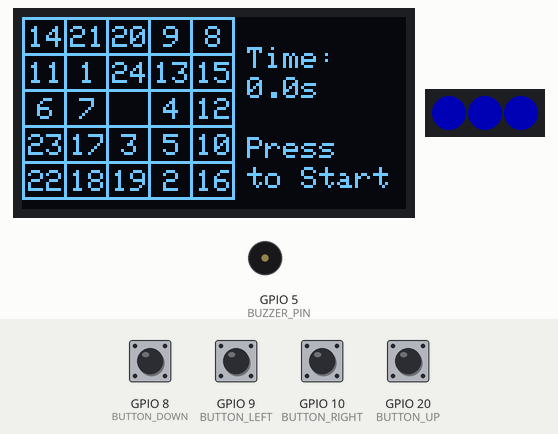
The sketch below on a simulated Seeed XIAO ESP32-C3. Shown: 128×64 one-colour display, 3 RGB LEDs in strip order, left to right, buzzer (waves = sounding). The test bench sets the inputs (shaded band); at power-on: GPIO 8 (BUTTON_DOWN), GPIO 9 (BUTTON_LEFT), GPIO 10 (BUTTON_RIGHT), GPIO 20 (BUTTON_UP) HIGH. Dim RGB values are drawn brighter than linear; random numbers use the default seed unless the sketch sets one.

Above: at 1.2 s.
1.3 s: GPIO 8 (BUTTON_DOWN) pulled LOW for 0.15 s
At 1.5 s:
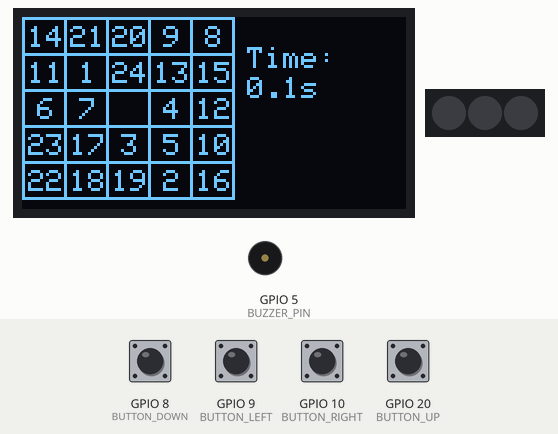
2.0 s: GPIO 9 (BUTTON_LEFT) pulled LOW for 0.15 s
At 2.2 s:
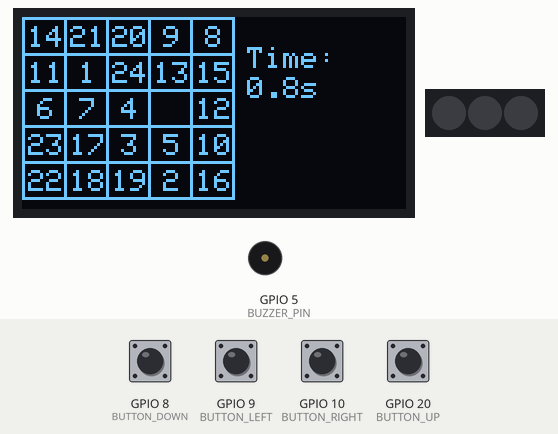
2.7 s: GPIO 10 (BUTTON_RIGHT) pulled LOW for 0.15 s
At 2.9 s:
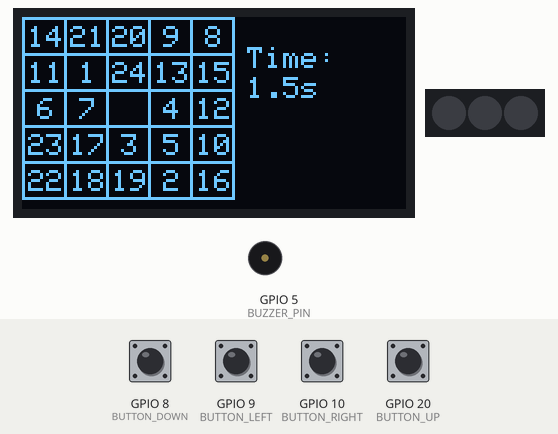
3.4 s: GPIO 20 (BUTTON_UP) pulled LOW for 0.15 s
At 3.59 s:
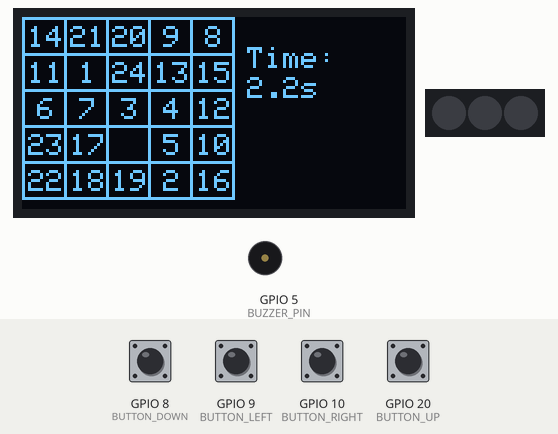
4.1 s: GPIO 8 (BUTTON_DOWN) pulled LOW for 1 s
At 4.22 s:
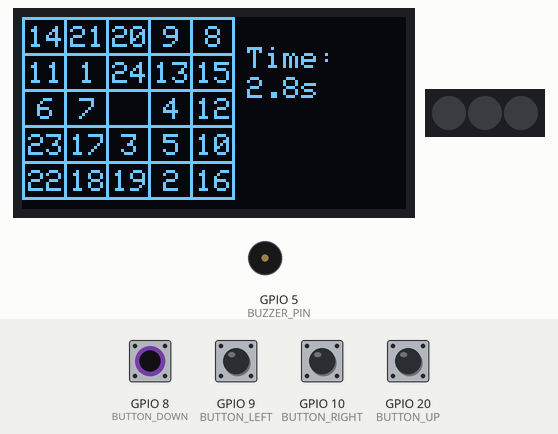
5.7 s: GPIO 9 (BUTTON_LEFT) pulled LOW for 1 s
At 5.9 s:
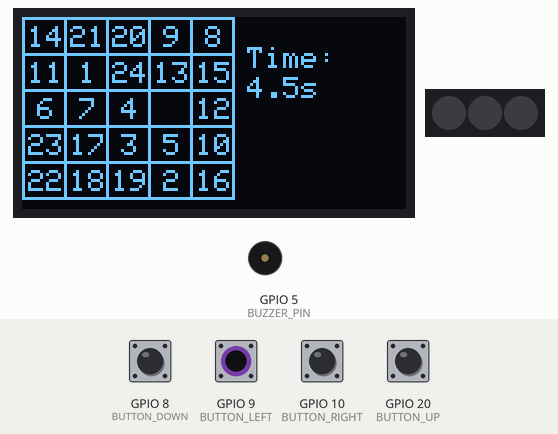
Timing chart, 0 to 8.3 s (numbered marks = the images above; inputs shaded):
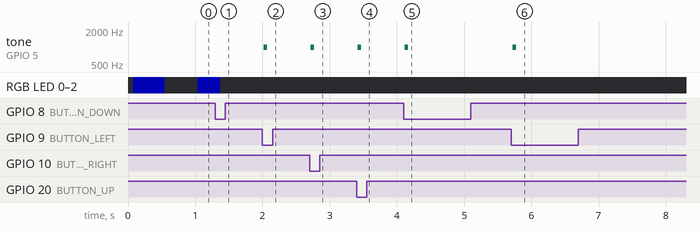

Measured:
- after the input at 2.0 s, tone on GPIO 5 (BUZZER_PIN): silent → 1000 Hz at once, → silent 0.05 s later
- after the input at 2.7 s, tone on GPIO 5 (BUZZER_PIN): silent → 1000 Hz at once, → silent 0.05 s later
- after the input at 3.4 s, tone on GPIO 5 (BUZZER_PIN): silent → 1000 Hz at once, → silent 0.05 s later
- after the input at 4.1 s, tone on GPIO 5 (BUZZER_PIN): silent → 1000 Hz at once, → silent 0.05 s later
- after the input at 5.7 s, tone on GPIO 5 (BUZZER_PIN): silent → 1000 Hz at once, → silent 0.05 s later

The sketch:

tinygame003.ino
```cpp
#include <Wire.h>
#include <Adafruit_GFX.h>
#include <Adafruit_SSD1306.h>
#include <Adafruit_NeoPixel.h>
#include "config.h"

#define SCREEN_WIDTH 128
#define SCREEN_HEIGHT 64

Adafruit_SSD1306 display(SCREEN_WIDTH, SCREEN_HEIGHT, &Wire, OLED_RESET);
Adafruit_NeoPixel pixels(NUM_LEDS, NEOPIXEL_PIN, NEO_GRB + NEO_KHZ800);

enum GameState {
  START_SCREEN,
  PLAYING,
  CLEAR_SCREEN
};

GameState currentState = START_SCREEN;

// Board representation
uint8_t board[5][5];
int emptyRow = 4;
int emptyCol = 4;

// Time tracking
uint32_t startTime = 0;
uint32_t currentElapsedMs = 0;
uint32_t clearTimeMs = 0;

// Button state tracking for Edge detection and Long Press
struct ButtonState {
  uint8_t pin;
  bool isPressed;
  bool lastState;
  uint32_t pressStartTime;
  bool longPressTriggered;
};

ButtonState btnUp = {BUTTON_UP, false, false, 0, false};
ButtonState btnDown = {BUTTON_DOWN, false, false, 0, false};
ButtonState btnLeft = {BUTTON_LEFT, false, false, 0, false};
ButtonState btnRight = {BUTTON_RIGHT, false, false, 0, false};

// Function prototypes
void initBoardToSolved();
void shuffleBoard(int moves);
bool moveTile(int dRow, int dCol);
bool checkClear();
void updateButtons();
void handleStartScreen();
void handlePlaying();
void handleClearScreen();
void drawStartScreen();
void drawPlaying();
void drawClearScreen();
void drawGrid();
void updateNeoPixel();
void playClick();
void playBeep();

void setup() {
  Serial.begin(115200);

  // Setup I2C for XIAO ESP32C3
  Wire.begin(OLED_SDA, OLED_SCL);

  if(!display.begin(SSD1306_SWITCHCAPVCC, 0x3C)) {
    Serial.println(F("SSD1306 allocation failed"));
    for(;;);
  }

  display.clearDisplay();
  display.display();

  pixels.begin();
  pixels.clear();
  pixels.show();

  pinMode(BUZZER_PIN, OUTPUT);
  digitalWrite(BUZZER_PIN, LOW);

  pinMode(BUTTON_UP, INPUT_PULLUP);
  pinMode(BUTTON_DOWN, INPUT_PULLUP);
  pinMode(BUTTON_LEFT, INPUT_PULLUP);
  pinMode(BUTTON_RIGHT, INPUT_PULLUP);

  initBoardToSolved();
  shuffleBoard(500); // Shuffle with 500 valid moves
}

void loop() {
  updateButtons();
  updateNeoPixel();

  switch (currentState) {
    case START_SCREEN:
      handleStartScreen();
      drawStartScreen();
      break;
    case PLAYING:
      handlePlaying();
      drawPlaying();
      break;
    case CLEAR_SCREEN:
      handleClearScreen();
      drawClearScreen();
      break;
  }
}

// ==========================================
// Game Logic
// ==========================================

void initBoardToSolved() {
  uint8_t num = 1;
  for (int r = 0; r < 5; r++) {
    for (int c = 0; c < 5; c++) {
      if (r == 4 && c == 4) {
        board[r][c] = 0;
      } else {
        board[r][c] = num++;
      }
    }
  }
  emptyRow = 4;
  emptyCol = 4;
}

void shuffleBoard(int moves) {
  int lastMoveIdx = -1;
  int dx[] = {-1, 1, 0, 0};
  int dy[] = {0, 0, -1, 1}; // Up, Down, Left, Right

  for (int i = 0; i < moves; i++) {
    int validMoves[4];
    int numValid = 0;

    for (int m = 0; m < 4; m++) {
      // Prevent reversing the immediately preceding move to improve shuffle quality
      if ((m == 0 && lastMoveIdx == 1) || (m == 1 && lastMoveIdx == 0) ||
          (m == 2 && lastMoveIdx == 3) || (m == 3 && lastMoveIdx == 2)) {
        continue;
      }

      int newR = emptyRow + dy[m];
      int newC = emptyCol + dx[m];
      if (newR >= 0 && newR < 5 && newC >= 0 && newC < 5) {
        validMoves[numValid++] = m;
      }
    }

    if (numValid > 0) {
      int rIdx = random(numValid);
      int m = validMoves[rIdx];
      moveTile(dy[m], dx[m]);
      lastMoveIdx = m;
    }
  }
}

// Attempt to move a tile INTO the empty space.
// If dRow=-1, dCol=0, the tile ABOVE the empty space moves DOWN into the empty space.
// This means the empty space moves UP (dRow=-1).
bool moveTile(int dRow, int dCol) {
  int targetRow = emptyRow + dRow;
  int targetCol = emptyCol + dCol;

  if (targetRow >= 0 && targetRow < 5 && targetCol >= 0 && targetCol < 5) {
    board[emptyRow][emptyCol] = board[targetRow][targetCol];
    board[targetRow][targetCol] = 0;
    emptyRow = targetRow;
    emptyCol = targetCol;
    return true;
  }
  return false;
}

bool checkClear() {
  uint8_t expected = 1;
  for (int r = 0; r < 5; r++) {
    for (int c = 0; c < 5; c++) {
      if (r == 4 && c == 4) {
        return board[r][c] == 0;
      }
      if (board[r][c] != expected++) {
        return false;
      }
    }
  }
  return true;
}

// ==========================================
// Input Handling
// ==========================================

void processButton(ButtonState &btn) {
  bool reading = (digitalRead(btn.pin) == LOW); // LOW means pressed

  if (reading && !btn.lastState) {
    // Just pressed
    btn.pressStartTime = millis();
    btn.isPressed = true;
    btn.longPressTriggered = false;
  } else if (!reading && btn.lastState) {
    // Just released
    btn.isPressed = false;
  }

  // Check long press
  if (reading && !btn.longPressTriggered && (millis() - btn.pressStartTime >= 3000)) {
    btn.longPressTriggered = true;

    // Global reset action on long press
    initBoardToSolved();
    shuffleBoard(500);
    currentState = START_SCREEN;
  }

  btn.lastState = reading;
}

void updateButtons() {
  processButton(btnUp);
  processButton(btnDown);
  processButton(btnLeft);
  processButton(btnRight);
}

// Helper to get simple press event (consumes it)
bool wasPressed(ButtonState &btn) {
  if (btn.isPressed && !btn.longPressTriggered) {
    btn.isPressed = false; // Consume the press
    return true;
  }
  return false;
}

// ==========================================
// State Handlers
// ==========================================

void handleStartScreen() {
  if (wasPressed(btnUp) || wasPressed(btnDown) || wasPressed(btnLeft) || wasPressed(btnRight)) {
    // Consume presses and start
    currentState = PLAYING;
    startTime = millis();
  }
}

void handlePlaying() {
  currentElapsedMs = millis() - startTime;

  bool moved = false;
  bool triedMove = false;

  // The design:
  // UP (D7): Tile below empty moves UP. Empty moves DOWN (+1, 0)
  // DOWN (D8): Tile above empty moves DOWN. Empty moves UP (-1, 0)
  // LEFT (D9): Tile right of empty moves LEFT. Empty moves RIGHT (0, +1)
  // RIGHT (D10): Tile left of empty moves RIGHT. Empty moves LEFT (0, -1)

  if (wasPressed(btnUp)) {
    triedMove = true;
    moved = moveTile(1, 0);
  } else if (wasPressed(btnDown)) {
    triedMove = true;
    moved = moveTile(-1, 0);
  } else if (wasPressed(btnLeft)) {
    triedMove = true;
    moved = moveTile(0, 1);
  } else if (wasPressed(btnRight)) {
    triedMove = true;
    moved = moveTile(0, -1);
  }

  if (triedMove) {
    if (moved) {
      playClick();
      if (checkClear()) {
        clearTimeMs = millis() - startTime;
        currentState = CLEAR_SCREEN;
      }
    } else {
      playBeep();
    }
  }
}

void handleClearScreen() {
  if (wasPressed(btnUp) || wasPressed(btnDown) || wasPressed(btnLeft) || wasPressed(btnRight)) {
    initBoardToSolved();
    shuffleBoard(500);
    currentState = START_SCREEN;
  }
}

// ==========================================
// Drawing Functions
// ==========================================

void drawGrid() {
  // Grid size: 71x61 on the left side
  // Top left: 0,0

  // Draw vertical lines
  for (int i = 0; i <= 5; i++) {
    int x = i * 14; // 0, 14, 28, 42, 56, 70
    display.drawLine(x, 0, x, 60, SSD1306_WHITE);
  }

  // Draw horizontal lines
  for (int i = 0; i <= 5; i++) {
    int y = i * 12; // 0, 12, 24, 36, 48, 60
    display.drawLine(0, y, 70, y, SSD1306_WHITE);
  }

  for (int r = 0; r < 5; r++) {
    for (int c = 0; c < 5; c++) {
      int x = c * 14 + 1; // Start inside the border
      int y = r * 12 + 1;

      uint8_t val = board[r][c];
      if (val != 0) {
        // Center text in 13x11 block
        // Standard font is 5x8 pixels
        // If 1 digit: w=5, h=8. offset_x = (13-5)/2 = 4. offset_y = (11-8)/2 = 1
        // If 2 digits: w=11, h=8. offset_x = (13-11)/2 = 1.
        int tx = x + (val < 10 ? 4 : 1);
        int ty = y + 2; // +2 looks more centered vertically usually

        display.setCursor(tx, ty);
        display.print(val);
      }
    }
  }
}

void drawStartScreen() {
  display.clearDisplay();

  drawGrid();

  display.setTextSize(1);
  display.setTextColor(SSD1306_WHITE);
  display.setCursor(75, 10);
  display.print(F("Time:"));
  display.setCursor(75, 20);
  display.print(F("0.0s"));

  display.setCursor(75, 40);
  display.print(F("Press"));
  display.setCursor(75, 50);
  display.print(F("to Start"));

  display.display();
}

void drawPlaying() {
  display.clearDisplay();

  drawGrid();

  display.setTextSize(1);
  display.setTextColor(SSD1306_WHITE);
  display.setCursor(75, 10);
  display.print(F("Time:"));

  // Format time in 1/10 seconds (e.g., 12.3)
  uint32_t totalTenths = currentElapsedMs / 100;
  display.setCursor(75, 20);
  display.print(totalTenths / 10);
  display.print(F("."));
  display.print(totalTenths % 10);
  display.print(F("s"));

  display.display();
}

void drawClearScreen() {
  display.clearDisplay();

  drawGrid();

  display.setTextSize(1);
  display.setTextColor(SSD1306_WHITE);
  display.setCursor(75, 0);
  display.print(F("GAME"));
  display.setCursor(75, 10);
  display.print(F("CLEAR!"));

  display.setCursor(75, 25);
  display.print(F("Time:"));
  uint32_t totalTenths = clearTimeMs / 100;
  display.setCursor(75, 35);
  display.print(totalTenths / 10);
  display.print(F("."));
  display.print(totalTenths % 10);
  display.print(F("s"));

  display.display();
}

// ==========================================
// Hardware Feedback
// ==========================================

void updateNeoPixel() {
  uint32_t t = millis();
  bool blinkPhase = (t % 1000) < 500; // 0.5s ON, 0.5s OFF

  if (currentState == PLAYING) {
    pixels.clear();
    pixels.show();
  } else if (currentState == START_SCREEN) {
    if (blinkPhase) {
      pixels.fill(pixels.Color(0, 0, 64)); // Blue, dim
    } else {
      pixels.clear();
    }
    pixels.show();
  } else if (currentState == CLEAR_SCREEN) {
    if (blinkPhase) {
      pixels.fill(pixels.Color(0, 64, 0)); // Green, dim
    } else {
      pixels.clear();
    }
    pixels.show();
  }
}

void playClick() {
  tone(BUZZER_PIN, 1000, 50); // 1000Hz for 50ms
}

void playBeep() {
  tone(BUZZER_PIN, 200, 100); // 200Hz for 100ms
}
```

config.h
```cpp
#ifndef CONFIG_H
#define CONFIG_H

// ==========================================
// XIAO ESP32C3 Hardware Configuration
// ==========================================

// --- Display (OLED SSD1306) ---
// I2C standard pins for XIAO ESP32C3
#define OLED_SDA 6   // D4
#define OLED_SCL 7   // D5
#define OLED_RESET -1 // Not used

// --- Input (Buttons) ---
#define BUTTON_UP 20   // D7
#define BUTTON_DOWN 8   // D8
#define BUTTON_LEFT 9   // D9
#define BUTTON_RIGHT 10   // D10

// --- Output (Buzzer) ---
#define BUZZER_PIN 5 // D3

// --- Visual (NeoPixels) ---
#define NEOPIXEL_PIN 2 // D0
#define NUM_LEDS 3     // Number of LEDs in your strip/board

// --- Other Settings ---
#define SERIAL_BAUD 115200

#endif // CONFIG_H
```
